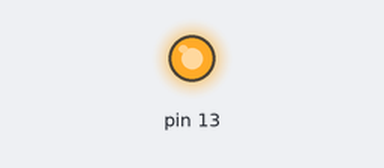
Recording of a sketch running on a simulated Arduino Uno, built with avr-gcc and run on an emulated ATmega328P. Shown: output pins drawn as LEDs (lit = HIGH).

Above: at 1.0 s.
At 3.0 s:
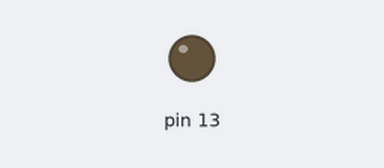
Timing chart, 0 to 5.2 s (numbered marks = the images above):
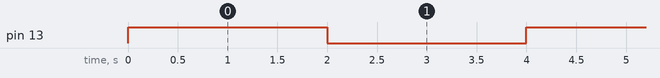

The sketch:

TIMER_INTERUPT_16bit.ino
```cpp
void initTimer(){
  noInterrupts();

  TCCR1A = 0;
  TCCR1B = (1 << WGM12) | (1 << CS12) | (1 << CS10);

  //16MHz / 1024 / (x + 1) = 2Hz
  OCR1A = 31249; //2s

  TIMSK1 = (1 << OCIE1A);

  interrupts();
}

volatile unsigned long ms = 0;

ISR(TIMER1_COMPA_vect){
  ms++;
}

void setup() {
  initTimer();
  pinMode(13, OUTPUT);
}

void loop() {
  static unsigned long oldBlink = 0;
  if(ms - oldBlink >= 0.5){
    oldBlink = ms;
    digitalWrite(13, !digitalRead(13));
  }
}
```

Measured:
- by itself, pin 13: alternates HIGH for 2.0 s and LOW for 2.0 s
